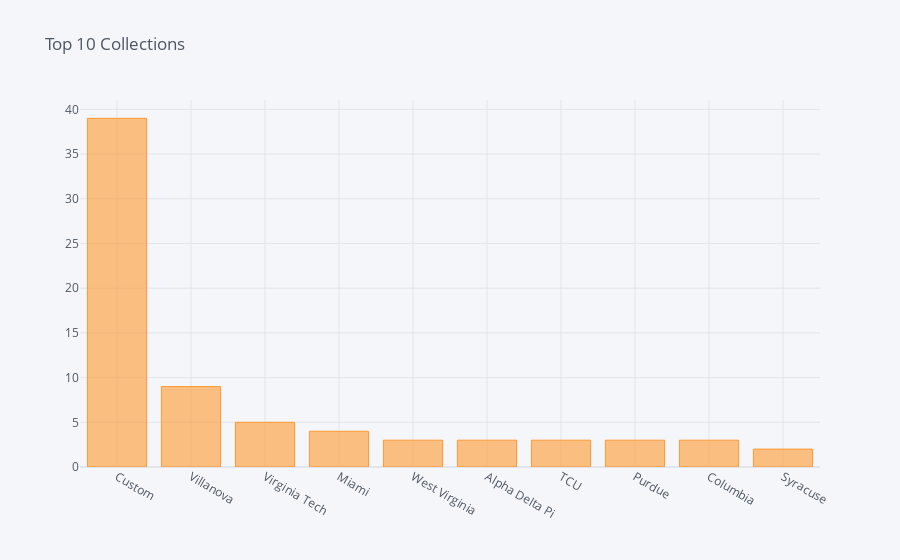

The cell this chart's notebook holds for it:
### Code cell
import plotly as py
from plotly.offline import iplot
import cufflinks as cf

py.offline.init_notebook_mode(connected=True)
cf.go_offline()

top10.iplot(kind = 'bar', title='Top 10 Collections')

### Figure 1 — Plotly figure (JSON) as saved in the notebook; plotly's stock layout.template omitted (floating-point values rounded to 4 significant figures)
{"data": [{"marker": {"color": "rgba(255, 153, 51, 0.6)", "line": {"color": "rgba(255, 153, 51, 1.0)", "width": 1}}, "name": "net_quantity", "orientation": "v", "text": "", "type": "bar", "x": ["Custom", "Villanova", "Virginia Tech", "Miami ", "West Virginia", "Alpha Delta Pi ", "TCU", "Purdue", "Columbia", "Syracuse"], "y": [39, 9, 5, 4, 3, 3, 3, 3, 3, 2]}], "layout": {"legend": {"bgcolor": "#F5F6F9", "font": {"color": "#4D5663"}}, "paper_bgcolor": "#F5F6F9", "plot_bgcolor": "#F5F6F9", "title": {"font": {"color": "#4D5663"}, "text": "Top 10 Collections"}, "xaxis": {"gridcolor": "#E1E5ED", "showgrid": true, "tickfont": {"color": "#4D5663"}, "title": {"font": {"color": "#4D5663"}, "text": ""}, "zerolinecolor": "#E1E5ED"}, "yaxis": {"gridcolor": "#E1E5ED", "showgrid": true, "tickfont": {"color": "#4D5663"}, "title": {"font": {"color": "#4D5663"}, "text": ""}, "zerolinecolor": "#E1E5ED"}}}
